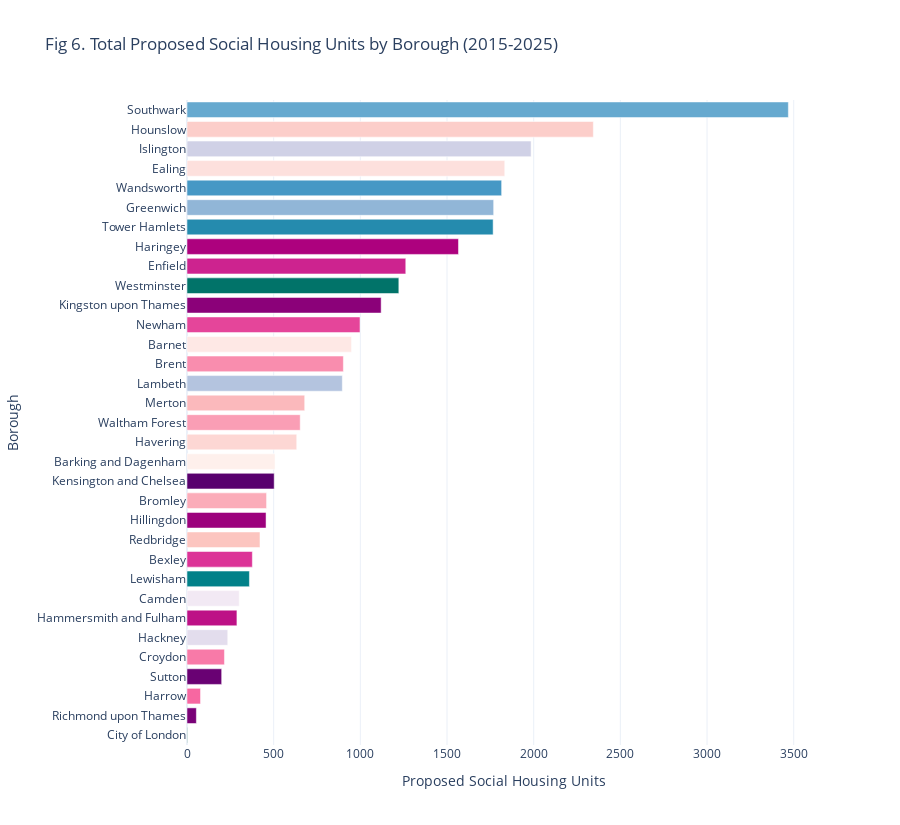

Source (notebook cell):
### Code cell
import plotly.graph_objects as go

# Calculate total units by borough
borough_totals = (
    df_social_housing_borough
    .groupby('Planning authority')['Number of proposed social housing units']
    .sum()
    .sort_values(ascending=False)
)

# Get region info for hover labels
borough_regions = (
    df_social_housing_borough
    .drop_duplicates('Planning authority')
    .set_index('Planning authority')['Region']
)

# Determine height: 25 pixels per borough, with a minimum height
bar_height = 25
min_height = 400
height = max(min_height, bar_height * len(borough_totals))

# Create bar chart
fig = go.Figure()

fig.add_trace(go.Bar(
    x=borough_totals.values,
    y=borough_totals.index,
    orientation='h',
    marker=dict(
        color=[color_map.get(b, '#999999') for b in borough_totals.index]
    ),
    hovertemplate=(
        '<b>%{y}</b><br>'
        'Region: %{customdata[0]}<br>'
        'Total Proposed Units: %{x}<br>'
        '<extra></extra>'
    ),
    customdata=[[borough_regions.get(b)] for b in borough_totals.index]
))

# Update layout
fig.update_layout(
    title='Fig 6. Total Proposed Social Housing Units by Borough (2015-2025)',
    xaxis_title='Proposed Social Housing Units',
    yaxis_title='Borough',
    template='plotly_white',
    autosize=False,
    height=height,
    yaxis=dict(autorange="reversed")  # Largest at the top
)

fig.show()

### Figure 1 — Plotly figure (JSON) as saved in the notebook; plotly's stock layout.template omitted (floating-point values rounded to 4 significant figures)
{"data": [{"customdata": [["Inner"], ["Outer"], ["Inner"], ["Outer"], ["Inner"], ["Inner"], ["Inner"], ["Outer"], ["Outer"], ["Inner"], ["Outer"], ["Outer"], ["Outer"], ["Outer"], ["Inner"], ["Outer"], ["Outer"], ["Outer"], ["Outer"], ["Outer"], ["Outer"], ["Outer"], ["Outer"], ["Outer"], ["Inner"], ["Inner"], ["Outer"], ["Inner"], ["Outer"], ["Outer"], ["Outer"], ["Outer"], ["Inner"]], "hovertemplate": "<b>%{y}</b><br>Region: %{customdata[0]}<br>Total Proposed Units: %{x}<br><extra></extra>", "marker": {"color": ["#66a9cf", "#fcceca", "#d0d1e6", "#fde0dd", "#4698c5", "#91b6d7", "#258bae", "#ad017e", "#cd238f", "#017369", "#8b0179", "#e5459a", "#fee8e5", "#f98dae", "#b4c4df", "#fbb9bc", "#fa9eb5", "#fdd7d4", "#fef0ec", "#58006e", "#fbacb9", "#9c017c", "#fcc5c0", "#dc3397", "#028189", "#f2e9f4", "#bd1186", "#e3dded", "#f87aa8", "#690173", "#f767a1", "#790177", "#015f4d"]}, "orientation": "h", "type": "bar", "x": [3469, 2344, 1985, 1833, 1815, 1769, 1766, 1566, 1262, 1222, 1120, 998, 949, 902, 896, 679, 653, 633, 508, 503, 459, 456, 421, 377, 360, 301, 288, 235, 216, 200, 78, 54, 2], "y": ["Southwark", "Hounslow", "Islington", "Ealing", "Wandsworth", "Greenwich", "Tower Hamlets", "Haringey", "Enfield", "Westminster", "Kingston upon Thames", "Newham", "Barnet", "Brent", "Lambeth", "Merton", "Waltham Forest", "Havering", "Barking and Dagenham", "Kensington and Chelsea", "Bromley", "Hillingdon", "Redbridge", "Bexley", "Lewisham", "Camden", "Hammersmith and Fulham", "Hackney", "Croydon", "Sutton", "Harrow", "Richmond upon Thames", "City of London"]}], "layout": {"autosize": false, "height": 825, "title": {"text": "Fig 6. Total Proposed Social Housing Units by Borough (2015-2025)"}, "xaxis": {"title": {"text": "Proposed Social Housing Units"}}, "yaxis": {"autorange": "reversed", "title": {"text": "Borough"}}}}
